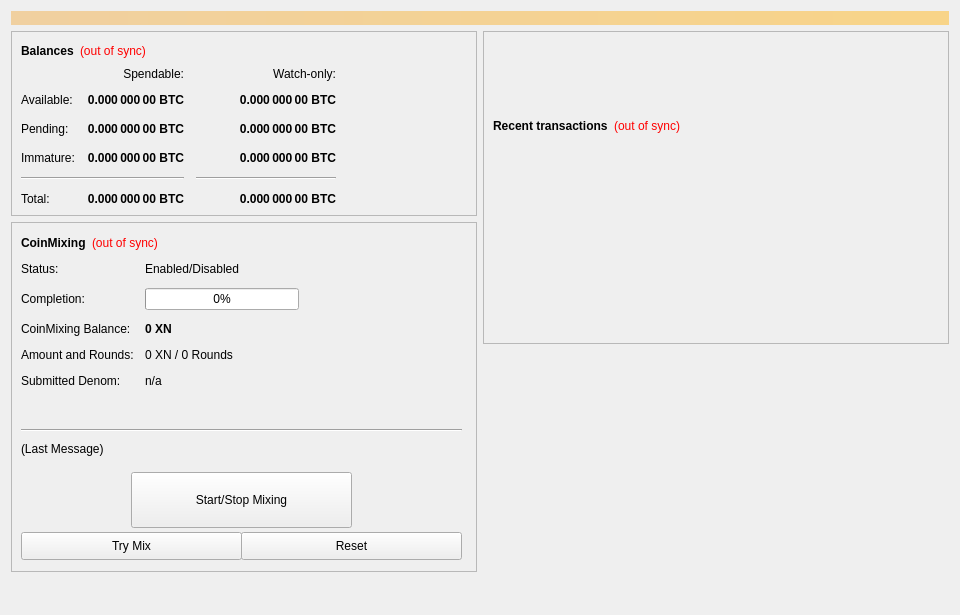
<?xml version="1.0" encoding="UTF-8"?>
<ui version="4.0">
 <class>OverviewPage</class>
 <widget class="QWidget" name="OverviewPage">
  <property name="geometry">
   <rect>
    <x>0</x>
    <y>0</y>
    <width>960</width>
    <height>615</height>
   </rect>
  </property>
  <property name="minimumSize">
   <size>
    <width>960</width>
    <height>0</height>
   </size>
  </property>
  <property name="windowTitle">
   <string>Form</string>
  </property>
  <layout class="QVBoxLayout" name="topLayout">
   <item>
    <widget class="QLabel" name="labelAlerts">
     <property name="visible">
      <bool>false</bool>
     </property>
     <property name="styleSheet">
      <string notr="true">background-color: qlineargradient(x1: 0, y1: 0, x2: 1, y2: 0, stop:0 #F0D0A0, stop:1 #F8D488); color:#000000;</string>
     </property>
     <property name="wordWrap">
      <bool>true</bool>
     </property>
     <property name="margin">
      <number>3</number>
     </property>
    </widget>
   </item>
   <item>
    <layout class="QHBoxLayout" name="horizontalLayout" stretch="1,1">
     <item>
      <layout class="QVBoxLayout" name="verticalLayout_2">
       <item>
        <widget class="QFrame" name="frame">
         <property name="frameShape">
          <enum>QFrame::StyledPanel</enum>
         </property>
         <property name="frameShadow">
          <enum>QFrame::Raised</enum>
         </property>
         <layout class="QVBoxLayout" name="verticalLayout_4">
          <item>
           <layout class="QHBoxLayout" name="horizontalLayout_4">
            <item>
             <widget class="QLabel" name="label_5">
              <property name="font">
               <font>
                <weight>75</weight>
                <bold>true</bold>
               </font>
              </property>
              <property name="text">
               <string>Balances</string>
              </property>
             </widget>
            </item>
            <item>
             <widget class="QLabel" name="labelWalletStatus">
              <property name="cursor">
               <cursorShape>WhatsThisCursor</cursorShape>
              </property>
              <property name="toolTip">
               <string>The displayed information may be out of date. Your wallet automatically synchronizes with the Nodium network after a connection is established, but this process has not completed yet.</string>
              </property>
              <property name="styleSheet">
               <string notr="true">QLabel { color: red; }</string>
              </property>
              <property name="text">
               <string notr="true">(out of sync)</string>
              </property>
              <property name="alignment">
               <set>Qt::AlignLeading|Qt::AlignLeft|Qt::AlignVCenter</set>
              </property>
             </widget>
            </item>
            <item>
             <spacer name="horizontalSpacer_3">
              <property name="orientation">
               <enum>Qt::Horizontal</enum>
              </property>
              <property name="sizeHint" stdset="0">
               <size>
                <width>40</width>
                <height>20</height>
               </size>
              </property>
             </spacer>
            </item>
           </layout>
          </item>
          <item>
           <layout class="QGridLayout" name="gridLayout">
            <property name="spacing">
             <number>12</number>
            </property>
            <item row="2" column="2">
             <widget class="QLabel" name="labelWatchPending">
              <property name="font">
               <font>
                <weight>75</weight>
                <bold>true</bold>
               </font>
              </property>
              <property name="cursor">
               <cursorShape>IBeamCursor</cursorShape>
              </property>
              <property name="toolTip">
               <string>Unconfirmed transactions to watch-only addresses</string>
              </property>
              <property name="text">
               <string notr="true">0.000 000 00 BTC</string>
              </property>
              <property name="alignment">
               <set>Qt::AlignRight|Qt::AlignTrailing|Qt::AlignVCenter</set>
              </property>
              <property name="textInteractionFlags">
               <set>Qt::LinksAccessibleByMouse|Qt::TextSelectableByKeyboard|Qt::TextSelectableByMouse</set>
              </property>
             </widget>
            </item>
            <item row="2" column="1">
             <widget class="QLabel" name="labelUnconfirmed">
              <property name="font">
               <font>
                <weight>75</weight>
                <bold>true</bold>
               </font>
              </property>
              <property name="cursor">
               <cursorShape>IBeamCursor</cursorShape>
              </property>
              <property name="toolTip">
               <string>Total of transactions that have yet to be confirmed, and do not yet count toward the spendable balance</string>
              </property>
              <property name="text">
               <string notr="true">0.000 000 00 BTC</string>
              </property>
              <property name="alignment">
               <set>Qt::AlignRight|Qt::AlignTrailing|Qt::AlignVCenter</set>
              </property>
              <property name="textInteractionFlags">
               <set>Qt::LinksAccessibleByMouse|Qt::TextSelectableByKeyboard|Qt::TextSelectableByMouse</set>
              </property>
             </widget>
            </item>
            <item row="3" column="2">
             <widget class="QLabel" name="labelWatchImmature">
              <property name="font">
               <font>
                <weight>75</weight>
                <bold>true</bold>
               </font>
              </property>
              <property name="cursor">
               <cursorShape>IBeamCursor</cursorShape>
              </property>
              <property name="toolTip">
               <string>Staked or masternode rewards in watch-only addresses that has not yet matured</string>
              </property>
              <property name="text">
               <string notr="true">0.000 000 00 BTC</string>
              </property>
              <property name="alignment">
               <set>Qt::AlignRight|Qt::AlignTrailing|Qt::AlignVCenter</set>
              </property>
              <property name="textInteractionFlags">
               <set>Qt::LinksAccessibleByMouse|Qt::TextSelectableByKeyboard|Qt::TextSelectableByMouse</set>
              </property>
             </widget>
            </item>
            <item row="4" column="0" colspan="2">
             <widget class="Line" name="lineSpendableBalance">
              <property name="orientation">
               <enum>Qt::Horizontal</enum>
              </property>
             </widget>
            </item>
            <item row="4" column="2">
             <widget class="Line" name="lineWatchBalance">
              <property name="sizePolicy">
               <sizepolicy hsizetype="Preferred" vsizetype="Fixed">
                <horstretch>0</horstretch>
                <verstretch>0</verstretch>
               </sizepolicy>
              </property>
              <property name="minimumSize">
               <size>
                <width>140</width>
                <height>0</height>
               </size>
              </property>
              <property name="orientation">
               <enum>Qt::Horizontal</enum>
              </property>
             </widget>
            </item>
            <item row="5" column="0">
             <widget class="QLabel" name="labelTotalText">
              <property name="text">
               <string>Total:</string>
              </property>
             </widget>
            </item>
            <item row="3" column="1">
             <widget class="QLabel" name="labelImmature">
              <property name="font">
               <font>
                <weight>75</weight>
                <bold>true</bold>
               </font>
              </property>
              <property name="cursor">
               <cursorShape>IBeamCursor</cursorShape>
              </property>
              <property name="toolTip">
               <string>Staked or masternode rewards that has not yet matured</string>
              </property>
              <property name="text">
               <string notr="true">0.000 000 00 BTC</string>
              </property>
              <property name="alignment">
               <set>Qt::AlignRight|Qt::AlignTrailing|Qt::AlignVCenter</set>
              </property>
              <property name="textInteractionFlags">
               <set>Qt::LinksAccessibleByMouse|Qt::TextSelectableByKeyboard|Qt::TextSelectableByMouse</set>
              </property>
             </widget>
            </item>
            <item row="2" column="3">
             <spacer name="horizontalSpacer_2">
              <property name="orientation">
               <enum>Qt::Horizontal</enum>
              </property>
              <property name="sizeHint" stdset="0">
               <size>
                <width>40</width>
                <height>20</height>
               </size>
              </property>
             </spacer>
            </item>
            <item row="3" column="0">
             <widget class="QLabel" name="labelImmatureText">
              <property name="text">
               <string>Immature:</string>
              </property>
             </widget>
            </item>
            <item row="5" column="1">
             <widget class="QLabel" name="labelTotal">
              <property name="font">
               <font>
                <weight>75</weight>
                <bold>true</bold>
               </font>
              </property>
              <property name="cursor">
               <cursorShape>IBeamCursor</cursorShape>
              </property>
              <property name="toolTip">
               <string>Your current total balance</string>
              </property>
              <property name="text">
               <string notr="true">0.000 000 00 BTC</string>
              </property>
              <property name="alignment">
               <set>Qt::AlignRight|Qt::AlignTrailing|Qt::AlignVCenter</set>
              </property>
              <property name="textInteractionFlags">
               <set>Qt::LinksAccessibleByMouse|Qt::TextSelectableByKeyboard|Qt::TextSelectableByMouse</set>
              </property>
             </widget>
            </item>
            <item row="5" column="2">
             <widget class="QLabel" name="labelWatchTotal">
              <property name="font">
               <font>
                <weight>75</weight>
                <bold>true</bold>
               </font>
              </property>
              <property name="cursor">
               <cursorShape>IBeamCursor</cursorShape>
              </property>
              <property name="toolTip">
               <string>Current total balance in watch-only addresses</string>
              </property>
              <property name="text">
               <string notr="true">0.000 000 00 BTC</string>
              </property>
              <property name="alignment">
               <set>Qt::AlignRight|Qt::AlignTrailing|Qt::AlignVCenter</set>
              </property>
              <property name="textInteractionFlags">
               <set>Qt::LinksAccessibleByMouse|Qt::TextSelectableByKeyboard|Qt::TextSelectableByMouse</set>
              </property>
             </widget>
            </item>
            <item row="0" column="2">
             <widget class="QLabel" name="labelWatchonly">
              <property name="text">
               <string>Watch-only:</string>
              </property>
              <property name="alignment">
               <set>Qt::AlignRight|Qt::AlignTrailing|Qt::AlignVCenter</set>
              </property>
             </widget>
            </item>
            <item row="1" column="0">
             <widget class="QLabel" name="labelBalanceText">
              <property name="text">
               <string>Available:</string>
              </property>
             </widget>
            </item>
            <item row="1" column="1">
             <widget class="QLabel" name="labelBalance">
              <property name="font">
               <font>
                <weight>75</weight>
                <bold>true</bold>
               </font>
              </property>
              <property name="cursor">
               <cursorShape>IBeamCursor</cursorShape>
              </property>
              <property name="toolTip">
               <string>Your current spendable balance</string>
              </property>
              <property name="text">
               <string notr="true">0.000 000 00 BTC</string>
              </property>
              <property name="alignment">
               <set>Qt::AlignRight|Qt::AlignTrailing|Qt::AlignVCenter</set>
              </property>
              <property name="textInteractionFlags">
               <set>Qt::LinksAccessibleByMouse|Qt::TextSelectableByKeyboard|Qt::TextSelectableByMouse</set>
              </property>
             </widget>
            </item>
            <item row="1" column="2">
             <widget class="QLabel" name="labelWatchAvailable">
              <property name="font">
               <font>
                <weight>75</weight>
                <bold>true</bold>
               </font>
              </property>
              <property name="cursor">
               <cursorShape>IBeamCursor</cursorShape>
              </property>
              <property name="toolTip">
               <string>Your current balance in watch-only addresses</string>
              </property>
              <property name="text">
               <string notr="true">0.000 000 00 BTC</string>
              </property>
              <property name="alignment">
               <set>Qt::AlignRight|Qt::AlignTrailing|Qt::AlignVCenter</set>
              </property>
              <property name="textInteractionFlags">
               <set>Qt::LinksAccessibleByMouse|Qt::TextSelectableByKeyboard|Qt::TextSelectableByMouse</set>
              </property>
             </widget>
            </item>
            <item row="2" column="0">
             <widget class="QLabel" name="labelPendingText">
              <property name="text">
               <string>Pending:</string>
              </property>
             </widget>
            </item>
            <item row="0" column="1">
             <widget class="QLabel" name="labelSpendable">
              <property name="text">
               <string>Spendable:</string>
              </property>
              <property name="alignment">
               <set>Qt::AlignRight|Qt::AlignTrailing|Qt::AlignVCenter</set>
              </property>
             </widget>
            </item>
           </layout>
          </item>
         </layout>
        </widget>
       </item>
       <item>
        <widget class="QFrame" name="frameCoinMixing">
         <property name="minimumSize">
          <size>
           <width>0</width>
           <height>350</height>
          </size>
         </property>
         <property name="layoutDirection">
          <enum>Qt::LeftToRight</enum>
         </property>
         <property name="frameShape">
          <enum>QFrame::StyledPanel</enum>
         </property>
         <property name="frameShadow">
          <enum>QFrame::Raised</enum>
         </property>
         <widget class="QWidget" name="formLayoutWidget">
          <property name="geometry">
           <rect>
            <x>10</x>
            <y>40</y>
            <width>451</width>
            <height>161</height>
           </rect>
          </property>
          <layout class="QFormLayout" name="formLayout">
           <property name="fieldGrowthPolicy">
            <enum>QFormLayout::AllNonFixedFieldsGrow</enum>
           </property>
           <property name="horizontalSpacing">
            <number>11</number>
           </property>
           <property name="verticalSpacing">
            <number>12</number>
           </property>
           <item row="0" column="0">
            <widget class="QLabel" name="label_6">
             <property name="text">
              <string>Status:</string>
             </property>
            </widget>
           </item>
           <item row="1" column="0">
            <widget class="QLabel" name="label_7">
             <property name="text">
              <string>Completion:</string>
             </property>
            </widget>
           </item>
           <item row="1" column="1">
            <widget class="QProgressBar" name="coinmixingProgress">
             <property name="maximumSize">
              <size>
               <width>154</width>
               <height>16777215</height>
              </size>
             </property>
             <property name="value">
              <number>0</number>
             </property>
            </widget>
           </item>
           <item row="2" column="0">
            <widget class="QLabel" name="labelAnonymizedText">
             <property name="text">
              <string>CoinMixing Balance:</string>
             </property>
            </widget>
           </item>
           <item row="2" column="1">
            <widget class="QLabel" name="labelAnonymized">
             <property name="font">
              <font>
               <weight>75</weight>
               <bold>true</bold>
              </font>
             </property>
             <property name="text">
              <string notr="true">0 XN</string>
             </property>
            </widget>
           </item>
           <item row="3" column="0">
            <widget class="QLabel" name="label_8">
             <property name="text">
              <string>Amount and Rounds:</string>
             </property>
            </widget>
           </item>
           <item row="3" column="1">
            <widget class="QLabel" name="labelAmountRounds">
             <property name="text">
              <string>0 XN / 0 Rounds</string>
             </property>
            </widget>
           </item>
           <item row="4" column="0">
            <widget class="QLabel" name="label_9">
             <property name="text">
              <string>Submitted Denom:</string>
             </property>
            </widget>
           </item>
           <item row="4" column="1">
            <widget class="QLabel" name="labelSubmittedDenom">
             <property name="toolTip">
              <string>The denominations you submitted to the Masternode.&lt;br&gt;To mix, other users must submit the exact same denominations.</string>
             </property>
             <property name="text">
              <string>n/a</string>
             </property>
            </widget>
           </item>
           <item row="0" column="1">
            <widget class="QLabel" name="coinmixingEnabled">
             <property name="text">
              <string>Enabled/Disabled</string>
             </property>
            </widget>
           </item>
          </layout>
         </widget>
         <widget class="QPushButton" name="runAutoDenom">
          <property name="geometry">
           <rect>
            <x>251</x>
            <y>17</y>
            <width>1</width>
            <height>1</height>
           </rect>
          </property>
          <property name="palette">
           <palette>
            <active>
             <colorrole role="WindowText">
              <brush brushstyle="SolidPattern">
               <color alpha="255">
                <red>0</red>
                <green>0</green>
                <blue>0</blue>
               </color>
              </brush>
             </colorrole>
             <colorrole role="Button">
              <brush brushstyle="SolidPattern">
               <color alpha="255">
                <red>239</red>
                <green>238</green>
                <blue>238</blue>
               </color>
              </brush>
             </colorrole>
             <colorrole role="Light">
              <brush brushstyle="SolidPattern">
               <color alpha="255">
                <red>255</red>
                <green>255</green>
                <blue>255</blue>
               </color>
              </brush>
             </colorrole>
             <colorrole role="Midlight">
              <brush brushstyle="SolidPattern">
               <color alpha="255">
                <red>247</red>
                <green>246</green>
                <blue>246</blue>
               </color>
              </brush>
             </colorrole>
             <colorrole role="Dark">
              <brush brushstyle="SolidPattern">
               <color alpha="255">
                <red>119</red>
                <green>119</green>
                <blue>119</blue>
               </color>
              </brush>
             </colorrole>
             <colorrole role="Mid">
              <brush brushstyle="SolidPattern">
               <color alpha="255">
                <red>159</red>
                <green>159</green>
                <blue>159</blue>
               </color>
              </brush>
             </colorrole>
             <colorrole role="Text">
              <brush brushstyle="SolidPattern">
               <color alpha="255">
                <red>0</red>
                <green>0</green>
                <blue>0</blue>
               </color>
              </brush>
             </colorrole>
             <colorrole role="BrightText">
              <brush brushstyle="SolidPattern">
               <color alpha="255">
                <red>255</red>
                <green>255</green>
                <blue>255</blue>
               </color>
              </brush>
             </colorrole>
             <colorrole role="ButtonText">
              <brush brushstyle="SolidPattern">
               <color alpha="255">
                <red>0</red>
                <green>0</green>
                <blue>0</blue>
               </color>
              </brush>
             </colorrole>
             <colorrole role="Base">
              <brush brushstyle="SolidPattern">
               <color alpha="255">
                <red>255</red>
                <green>255</green>
                <blue>255</blue>
               </color>
              </brush>
             </colorrole>
             <colorrole role="Window">
              <brush brushstyle="SolidPattern">
               <color alpha="255">
                <red>239</red>
                <green>238</green>
                <blue>238</blue>
               </color>
              </brush>
             </colorrole>
             <colorrole role="Shadow">
              <brush brushstyle="SolidPattern">
               <color alpha="255">
                <red>0</red>
                <green>0</green>
                <blue>0</blue>
               </color>
              </brush>
             </colorrole>
             <colorrole role="AlternateBase">
              <brush brushstyle="SolidPattern">
               <color alpha="255">
                <red>247</red>
                <green>246</green>
                <blue>246</blue>
               </color>
              </brush>
             </colorrole>
             <colorrole role="ToolTipBase">
              <brush brushstyle="SolidPattern">
               <color alpha="255">
                <red>255</red>
                <green>255</green>
                <blue>220</blue>
               </color>
              </brush>
             </colorrole>
             <colorrole role="ToolTipText">
              <brush brushstyle="SolidPattern">
               <color alpha="255">
                <red>0</red>
                <green>0</green>
                <blue>0</blue>
               </color>
              </brush>
             </colorrole>
            </active>
            <inactive>
             <colorrole role="WindowText">
              <brush brushstyle="SolidPattern">
               <color alpha="255">
                <red>0</red>
                <green>0</green>
                <blue>0</blue>
               </color>
              </brush>
             </colorrole>
             <colorrole role="Button">
              <brush brushstyle="SolidPattern">
               <color alpha="255">
                <red>239</red>
                <green>238</green>
                <blue>238</blue>
               </color>
              </brush>
             </colorrole>
             <colorrole role="Light">
              <brush brushstyle="SolidPattern">
               <color alpha="255">
                <red>255</red>
                <green>255</green>
                <blue>255</blue>
               </color>
              </brush>
             </colorrole>
             <colorrole role="Midlight">
              <brush brushstyle="SolidPattern">
               <color alpha="255">
                <red>247</red>
                <green>246</green>
                <blue>246</blue>
               </color>
              </brush>
             </colorrole>
             <colorrole role="Dark">
              <brush brushstyle="SolidPattern">
               <color alpha="255">
                <red>119</red>
                <green>119</green>
                <blue>119</blue>
               </color>
              </brush>
             </colorrole>
             <colorrole role="Mid">
              <brush brushstyle="SolidPattern">
               <color alpha="255">
                <red>159</red>
                <green>159</green>
                <blue>159</blue>
               </color>
              </brush>
             </colorrole>
             <colorrole role="Text">
              <brush brushstyle="SolidPattern">
               <color alpha="255">
                <red>0</red>
                <green>0</green>
                <blue>0</blue>
               </color>
              </brush>
             </colorrole>
             <colorrole role="BrightText">
              <brush brushstyle="SolidPattern">
               <color alpha="255">
                <red>255</red>
                <green>255</green>
                <blue>255</blue>
               </color>
              </brush>
             </colorrole>
             <colorrole role="ButtonText">
              <brush brushstyle="SolidPattern">
               <color alpha="255">
                <red>0</red>
                <green>0</green>
                <blue>0</blue>
               </color>
              </brush>
             </colorrole>
             <colorrole role="Base">
              <brush brushstyle="SolidPattern">
               <color alpha="255">
                <red>255</red>
                <green>255</green>
                <blue>255</blue>
               </color>
              </brush>
             </colorrole>
             <colorrole role="Window">
              <brush brushstyle="SolidPattern">
               <color alpha="255">
                <red>239</red>
                <green>238</green>
                <blue>238</blue>
               </color>
              </brush>
             </colorrole>
             <colorrole role="Shadow">
              <brush brushstyle="SolidPattern">
               <color alpha="255">
                <red>0</red>
                <green>0</green>
                <blue>0</blue>
               </color>
              </brush>
             </colorrole>
             <colorrole role="AlternateBase">
              <brush brushstyle="SolidPattern">
               <color alpha="255">
                <red>247</red>
                <green>246</green>
                <blue>246</blue>
               </color>
              </brush>
             </colorrole>
             <colorrole role="ToolTipBase">
              <brush brushstyle="SolidPattern">
               <color alpha="255">
                <red>255</red>
                <green>255</green>
                <blue>220</blue>
               </color>
              </brush>
             </colorrole>
             <colorrole role="ToolTipText">
              <brush brushstyle="SolidPattern">
               <color alpha="255">
                <red>0</red>
                <green>0</green>
                <blue>0</blue>
               </color>
              </brush>
             </colorrole>
            </inactive>
            <disabled>
             <colorrole role="WindowText">
              <brush brushstyle="SolidPattern">
               <color alpha="255">
                <red>119</red>
                <green>119</green>
                <blue>119</blue>
               </color>
              </brush>
             </colorrole>
             <colorrole role="Button">
              <brush brushstyle="SolidPattern">
               <color alpha="255">
                <red>239</red>
                <green>238</green>
                <blue>238</blue>
               </color>
              </brush>
             </colorrole>
             <colorrole role="Light">
              <brush brushstyle="SolidPattern">
               <color alpha="255">
                <red>255</red>
                <green>255</green>
                <blue>255</blue>
               </color>
              </brush>
             </colorrole>
             <colorrole role="Midlight">
              <brush brushstyle="SolidPattern">
               <color alpha="255">
                <red>247</red>
                <green>246</green>
                <blue>246</blue>
               </color>
              </brush>
             </colorrole>
             <colorrole role="Dark">
              <brush brushstyle="SolidPattern">
               <color alpha="255">
                <red>119</red>
                <green>119</green>
                <blue>119</blue>
               </color>
              </brush>
             </colorrole>
             <colorrole role="Mid">
              <brush brushstyle="SolidPattern">
               <color alpha="255">
                <red>159</red>
                <green>159</green>
                <blue>159</blue>
               </color>
              </brush>
             </colorrole>
             <colorrole role="Text">
              <brush brushstyle="SolidPattern">
               <color alpha="255">
                <red>119</red>
                <green>119</green>
                <blue>119</blue>
               </color>
              </brush>
             </colorrole>
             <colorrole role="BrightText">
              <brush brushstyle="SolidPattern">
               <color alpha="255">
                <red>255</red>
                <green>255</green>
                <blue>255</blue>
               </color>
              </brush>
             </colorrole>
             <colorrole role="ButtonText">
              <brush brushstyle="SolidPattern">
               <color alpha="255">
                <red>119</red>
                <green>119</green>
                <blue>119</blue>
               </color>
              </brush>
             </colorrole>
             <colorrole role="Base">
              <brush brushstyle="SolidPattern">
               <color alpha="255">
                <red>239</red>
                <green>238</green>
                <blue>238</blue>
               </color>
              </brush>
             </colorrole>
             <colorrole role="Window">
              <brush brushstyle="SolidPattern">
               <color alpha="255">
                <red>239</red>
                <green>238</green>
                <blue>238</blue>
               </color>
              </brush>
             </colorrole>
             <colorrole role="Shadow">
              <brush brushstyle="SolidPattern">
               <color alpha="255">
                <red>0</red>
                <green>0</green>
                <blue>0</blue>
               </color>
              </brush>
             </colorrole>
             <colorrole role="AlternateBase">
              <brush brushstyle="SolidPattern">
               <color alpha="255">
                <red>239</red>
                <green>238</green>
                <blue>238</blue>
               </color>
              </brush>
             </colorrole>
             <colorrole role="ToolTipBase">
              <brush brushstyle="SolidPattern">
               <color alpha="255">
                <red>255</red>
                <green>255</green>
                <blue>220</blue>
               </color>
              </brush>
             </colorrole>
             <colorrole role="ToolTipText">
              <brush brushstyle="SolidPattern">
               <color alpha="255">
                <red>0</red>
                <green>0</green>
                <blue>0</blue>
               </color>
              </brush>
             </colorrole>
            </disabled>
           </palette>
          </property>
          <property name="focusPolicy">
           <enum>Qt::NoFocus</enum>
          </property>
          <property name="autoFillBackground">
           <bool>true</bool>
          </property>
          <property name="text">
           <string/>
          </property>
          <property name="flat">
           <bool>true</bool>
          </property>
         </widget>
         <widget class="QPushButton" name="toggleCoinMixing">
          <property name="geometry">
           <rect>
            <x>120</x>
            <y>250</y>
            <width>221</width>
            <height>56</height>
           </rect>
          </property>
          <property name="sizePolicy">
           <sizepolicy hsizetype="MinimumExpanding" vsizetype="Fixed">
            <horstretch>0</horstretch>
            <verstretch>0</verstretch>
           </sizepolicy>
          </property>
          <property name="text">
           <string>Start/Stop Mixing</string>
          </property>
         </widget>
         <widget class="Line" name="lineLastMessage">
          <property name="geometry">
           <rect>
            <x>10</x>
            <y>200</y>
            <width>441</width>
            <height>16</height>
           </rect>
          </property>
          <property name="orientation">
           <enum>Qt::Horizontal</enum>
          </property>
         </widget>
         <widget class="QLabel" name="coinmixingStatus">
          <property name="geometry">
           <rect>
            <x>10</x>
            <y>220</y>
            <width>451</width>
            <height>61</height>
           </rect>
          </property>
          <property name="minimumSize">
           <size>
            <width>288</width>
            <height>43</height>
           </size>
          </property>
          <property name="text">
           <string>(Last Message)</string>
          </property>
          <property name="alignment">
           <set>Qt::AlignLeading|Qt::AlignLeft|Qt::AlignTop</set>
          </property>
          <property name="wordWrap">
           <bool>true</bool>
          </property>
         </widget>
         <widget class="QPushButton" name="coinmixingAuto">
          <property name="geometry">
           <rect>
            <x>10</x>
            <y>310</y>
            <width>221</width>
            <height>28</height>
           </rect>
          </property>
          <property name="sizePolicy">
           <sizepolicy hsizetype="MinimumExpanding" vsizetype="Fixed">
            <horstretch>0</horstretch>
            <verstretch>0</verstretch>
           </sizepolicy>
          </property>
          <property name="toolTip">
           <string>Try to manually submit a CoinMixing request.</string>
          </property>
          <property name="text">
           <string>Try Mix</string>
          </property>
         </widget>
         <widget class="QPushButton" name="coinmixingReset">
          <property name="geometry">
           <rect>
            <x>230</x>
            <y>310</y>
            <width>221</width>
            <height>28</height>
           </rect>
          </property>
          <property name="sizePolicy">
           <sizepolicy hsizetype="MinimumExpanding" vsizetype="Fixed">
            <horstretch>0</horstretch>
            <verstretch>0</verstretch>
           </sizepolicy>
          </property>
          <property name="toolTip">
           <string>Reset the current status of CoinMixing (can interrupt CoinMixing if it's in the process of Mixing, which can cost you money!)</string>
          </property>
          <property name="autoFillBackground">
           <bool>false</bool>
          </property>
          <property name="text">
           <string>Reset</string>
          </property>
         </widget>
         <widget class="QWidget" name="layoutWidget">
          <property name="geometry">
           <rect>
            <x>10</x>
            <y>10</y>
            <width>431</width>
            <height>22</height>
           </rect>
          </property>
          <layout class="QHBoxLayout" name="horizontalLayout_5">
           <item>
            <widget class="QLabel" name="label_2">
             <property name="font">
              <font>
               <weight>75</weight>
               <bold>true</bold>
              </font>
             </property>
             <property name="text">
              <string>CoinMixing</string>
             </property>
            </widget>
           </item>
           <item>
            <widget class="QLabel" name="labelCoinMixingSyncStatus">
             <property name="toolTip">
              <string>The displayed information may be out of date. Your wallet automatically synchronizes with the Nodium network after a connection is established, but this process has not completed yet.</string>
             </property>
             <property name="styleSheet">
              <string notr="true">QLabel { color: red; }</string>
             </property>
             <property name="text">
              <string notr="true">(out of sync)</string>
             </property>
             <property name="alignment">
              <set>Qt::AlignLeading|Qt::AlignLeft|Qt::AlignVCenter</set>
             </property>
            </widget>
           </item>
           <item>
            <spacer name="horizontalSpacer_4">
             <property name="orientation">
              <enum>Qt::Horizontal</enum>
             </property>
             <property name="sizeHint" stdset="0">
              <size>
               <width>40</width>
               <height>20</height>
              </size>
             </property>
            </spacer>
           </item>
          </layout>
         </widget>
        </widget>
       </item>
       <item>
        <spacer name="verticalSpacer">
         <property name="orientation">
          <enum>Qt::Vertical</enum>
         </property>
         <property name="sizeHint" stdset="0">
          <size>
           <width>20</width>
           <height>40</height>
          </size>
         </property>
        </spacer>
       </item>
      </layout>
     </item>
     <item>
      <layout class="QVBoxLayout" name="verticalLayout_3">
       <item>
        <widget class="QFrame" name="frame_2">
         <property name="frameShape">
          <enum>QFrame::StyledPanel</enum>
         </property>
         <property name="frameShadow">
          <enum>QFrame::Raised</enum>
         </property>
         <layout class="QVBoxLayout" name="verticalLayout">
          <item>
           <spacer name="verticalSpacer_3">
            <property name="orientation">
             <enum>Qt::Vertical</enum>
            </property>
            <property name="sizeType">
             <enum>QSizePolicy::Fixed</enum>
            </property>
            <property name="sizeHint" stdset="0">
             <size>
              <width>20</width>
              <height>75</height>
             </size>
            </property>
           </spacer>
          </item>
          <item>
           <layout class="QHBoxLayout" name="horizontalLayout_2">
            <item>
             <widget class="QLabel" name="label_4">
              <property name="font">
               <font>
                <weight>75</weight>
                <bold>true</bold>
               </font>
              </property>
              <property name="text">
               <string>Recent transactions</string>
              </property>
             </widget>
            </item>
            <item>
             <widget class="QLabel" name="labelTransactionsStatus">
              <property name="cursor">
               <cursorShape>WhatsThisCursor</cursorShape>
              </property>
              <property name="toolTip">
               <string>The displayed information may be out of date. Your wallet automatically synchronizes with the Nodium network after a connection is established, but this process has not completed yet.</string>
              </property>
              <property name="styleSheet">
               <string notr="true">QLabel { color: red; }</string>
              </property>
              <property name="text">
               <string notr="true">(out of sync)</string>
              </property>
              <property name="alignment">
               <set>Qt::AlignRight|Qt::AlignTrailing|Qt::AlignVCenter</set>
              </property>
             </widget>
            </item>
            <item>
             <spacer name="horizontalSpacer">
              <property name="orientation">
               <enum>Qt::Horizontal</enum>
              </property>
              <property name="sizeHint" stdset="0">
               <size>
                <width>40</width>
                <height>20</height>
               </size>
              </property>
             </spacer>
            </item>
           </layout>
          </item>
          <item>
           <widget class="QListView" name="listTransactions">
            <property name="styleSheet">
             <string notr="true">QListView { background: transparent; }</string>
            </property>
            <property name="frameShape">
             <enum>QFrame::NoFrame</enum>
            </property>
            <property name="verticalScrollBarPolicy">
             <enum>Qt::ScrollBarAlwaysOff</enum>
            </property>
            <property name="horizontalScrollBarPolicy">
             <enum>Qt::ScrollBarAlwaysOff</enum>
            </property>
            <property name="selectionMode">
             <enum>QAbstractItemView::NoSelection</enum>
            </property>
           </widget>
          </item>
         </layout>
        </widget>
       </item>
       <item>
        <spacer name="verticalSpacer_2">
         <property name="orientation">
          <enum>Qt::Vertical</enum>
         </property>
         <property name="sizeType">
          <enum>QSizePolicy::Expanding</enum>
         </property>
         <property name="sizeHint" stdset="0">
          <size>
           <width>20</width>
           <height>40</height>
          </size>
         </property>
        </spacer>
       </item>
      </layout>
     </item>
    </layout>
   </item>
  </layout>
 </widget>
 <resources/>
 <connections/>
</ui>
